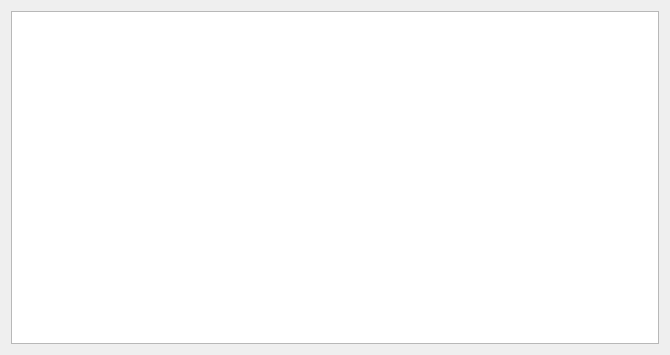
<?xml version="1.0" encoding="UTF-8"?>
<ui version="4.0">
 <class>class_report_load_pp</class>
 <widget class="QWidget" name="class_report_load_pp">
  <property name="windowModality">
   <enum>Qt::ApplicationModal</enum>
  </property>
  <property name="geometry">
   <rect>
    <x>0</x>
    <y>0</y>
    <width>670</width>
    <height>355</height>
   </rect>
  </property>
  <property name="maximumSize">
   <size>
    <width>670</width>
    <height>355</height>
   </size>
  </property>
  <property name="windowTitle">
   <string>Отчёт о загрузке</string>
  </property>
  <layout class="QVBoxLayout" name="verticalLayout">
   <item>
    <widget class="QTextBrowser" name="textBrowser"/>
   </item>
  </layout>
 </widget>
 <resources/>
 <connections/>
</ui>
